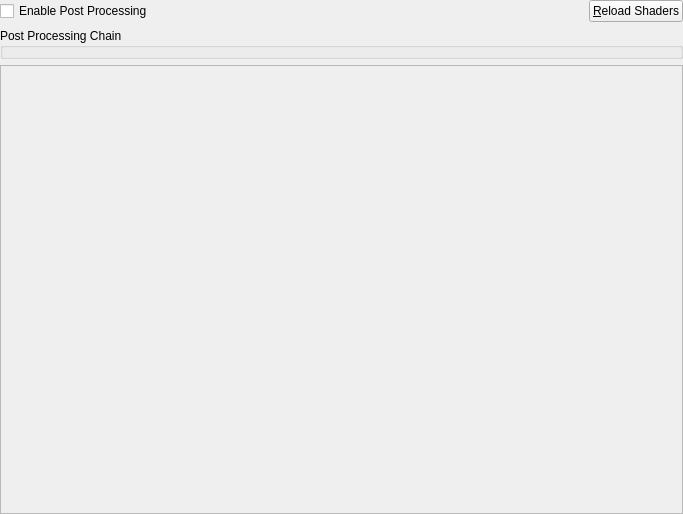
<?xml version="1.0" encoding="UTF-8"?>
<ui version="4.0">
 <class>PostProcessingSettingsWidget</class>
 <widget class="QWidget" name="PostProcessingSettingsWidget">
  <property name="geometry">
   <rect>
    <x>0</x>
    <y>0</y>
    <width>683</width>
    <height>514</height>
   </rect>
  </property>
  <property name="windowTitle">
   <string>Form</string>
  </property>
  <layout class="QVBoxLayout" name="verticalLayout" stretch="0,0,0,0">
   <property name="leftMargin">
    <number>0</number>
   </property>
   <property name="topMargin">
    <number>0</number>
   </property>
   <property name="rightMargin">
    <number>0</number>
   </property>
   <property name="bottomMargin">
    <number>0</number>
   </property>
   <item>
    <layout class="QHBoxLayout" name="horizontalLayout">
     <item>
      <widget class="QCheckBox" name="enablePostProcessing">
       <property name="text">
        <string>Enable Post Processing</string>
       </property>
      </widget>
     </item>
     <item>
      <spacer name="horizontalSpacer">
       <property name="orientation">
        <enum>Qt::Horizontal</enum>
       </property>
       <property name="sizeHint" stdset="0">
        <size>
         <width>40</width>
         <height>20</height>
        </size>
       </property>
      </spacer>
     </item>
     <item>
      <widget class="QPushButton" name="reload">
       <property name="text">
        <string>&amp;Reload Shaders</string>
       </property>
       <property name="icon">
        <iconset resource="resources/resources.qrc">
         <normaloff>:/icons/view-refresh.png</normaloff>:/icons/view-refresh.png</iconset>
       </property>
      </widget>
     </item>
    </layout>
   </item>
   <item>
    <widget class="QGroupBox" name="groupBox_2">
     <property name="title">
      <string>Post Processing Chain</string>
     </property>
     <layout class="QGridLayout" name="gridLayout_2">
      <property name="leftMargin">
       <number>0</number>
      </property>
      <property name="topMargin">
       <number>0</number>
      </property>
      <property name="rightMargin">
       <number>0</number>
      </property>
      <property name="bottomMargin">
       <number>0</number>
      </property>
      <item row="0" column="0">
       <widget class="PostProcessingChainConfigWidget" name="widget" native="true"/>
      </item>
     </layout>
    </widget>
   </item>
   <item>
    <widget class="QScrollArea" name="scrollArea">
     <property name="sizePolicy">
      <sizepolicy hsizetype="Expanding" vsizetype="Expanding">
       <horstretch>0</horstretch>
       <verstretch>1</verstretch>
      </sizepolicy>
     </property>
     <property name="widgetResizable">
      <bool>true</bool>
     </property>
     <widget class="QWidget" name="scrollAreaWidgetContents">
      <property name="geometry">
       <rect>
        <x>0</x>
        <y>0</y>
        <width>681</width>
        <height>390</height>
       </rect>
      </property>
     </widget>
    </widget>
   </item>
  </layout>
 </widget>
 <customwidgets>
  <customwidget>
   <class>PostProcessingChainConfigWidget</class>
   <extends>QWidget</extends>
   <header>duckstation-qt/postprocessingchainconfigwidget.h</header>
   <container>1</container>
  </customwidget>
 </customwidgets>
 <resources>
  <include location="resources/resources.qrc"/>
 </resources>
 <connections/>
</ui>
